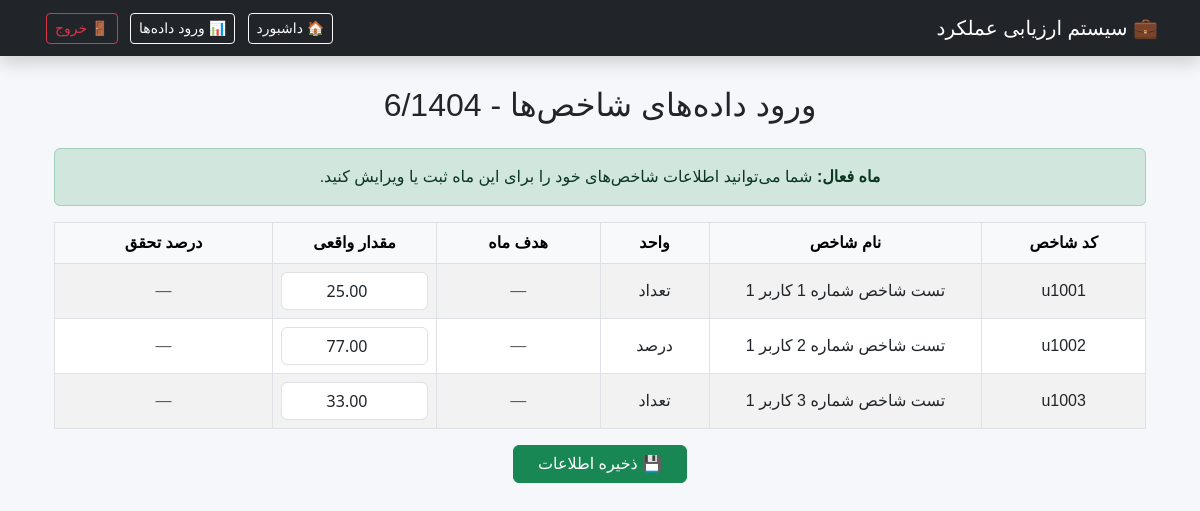
Screenshot of /indicators/monthly-data/ (signed in) with the database file from the repository.
### indicators/models.py (models this page shows, shortened)
class Indicator(models.Model):
    PERIOD_CHOICES = [
        ('monthly', 'ماهانه'),
        ('quarterly', 'سه ماهه'),
        ('semiannual', 'شش ماهه'),
        ('annual', 'سالانه'),
    ]
    UNIT_CHOICES = [
        ('day', 'روز'),
        ('percent', 'درصد'),
        ('count', 'تعداد'),
        ('million_rial', 'میلیون ریال'),
        ('billion_rial', 'میلیارد ریال'),
        ('toman', 'تومان'),
        ('other', 'سایر'),
    ]
    code = models.CharField(max_length=50, unique=True, verbose_name="کد شاخص")
    name = models.CharField(max_length=255, verbose_name="نام شاخص")
    evaluation_period = models.CharField(max_length=20, choices=PERIOD_CHOICES, verbose_name="دوره ارزیابی")
    unit = models.CharField(max_length=50, choices=UNIT_CHOICES, verbose_name="واحد سنجش")
    owner = models.ForeignKey(User, on_delete=models.CASCADE, related_name="indicators", verbose_name="مالک شاخص")
    created_at = models.DateTimeField(auto_now_add=True)
    class Meta:
        verbose_name = "شاخص"
        verbose_name_plural = "شاخص‌ها"
        ordering = ['code']

### indicators/views.py (the view, shortened to what this page needs)
# urls.py: path('monthly-data/', views.monthly_data_entry, name='monthly_data'),
@login_required
def monthly_data_entry(request):
    active_month = ActiveMonth.objects.filter(is_active=True).first()
    editable = False
    if active_month:
        current_year = active_month.year
        current_month = active_month.month
        editable = True
    else:
        today_jalali = jdatetime.date.today()
        current_year = today_jalali.year
        current_month = today_jalali.month
    indicators = Indicator.objects.filter(owner=request.user)
    month_field_map = {
        1: "jan_target", 2: "feb_target", 3: "mar_target",
        4: "apr_target", 5: "may_target", 6: "jun_target",
        7: "jul_target", 8: "aug_target", 9: "sep_target",
        10: "oct_target", 11: "nov_target", 12: "dec_target",
    }
    form_data = []
    for indicator in indicators:
        obj, created = IndicatorData.objects.get_or_create(
            indicator=indicator,
            month=current_month,
            year=current_year,
            defaults={'value': None}
        )
        form = IndicatorDataForm(
            request.POST or None if editable else None,
            instance=obj,
            prefix=str(indicator.id)
        )
        target = IndicatorTarget.objects.filter(indicator=indicator, year=current_year).first()
        month_target = None
        if target:
            month_field = month_field_map.get(current_month)
            if month_field:
                month_target = getattr(target, month_field, None)
        percent = None
        if obj.value and month_target:
            try:
                percent = round((obj.value / month_target) * 100, 2)
            except ZeroDivisionError:
                percent = None
        form_data.append({
            'indicator': indicator,
            'form': form,
            'target': month_target,
            'percent': percent,
        })
    return render(request, 'indicators/monthly_data_entry.html', {
        'form_data': form_data,
        'month': current_month,
        'year': current_year,
        'editable': editable,
    })

### templates/indicators/monthly_data_entry.html (shortened to what this page needs)
{% extends "base.html" %}
{% load static %}
{% block content %}
<div class="container mt-4">
    <h2 class="mb-4 text-center">ورود داده‌های شاخص‌ها - {{ month }}/{{ year }}</h2>
    {% if editable %}
        <div class="alert alert-success text-center">
            <strong>ماه فعال:</strong> شما می‌توانید اطلاعات شاخص‌های خود را برای این ماه ثبت یا ویرایش کنید.
        </div>
    {% else %}
        <div class="alert alert-warning text-center">
            <strong>توجه:</strong> در حال حاضر هیچ ماه فعالی برای ورود اطلاعات وجود ندارد.
            داده‌ها فقط قابل مشاهده هستند.
        </div>
    {% endif %}
    {% if form_data %}
    <form method="post">
        <table class="table table-striped table-bordered align-middle text-center">
            <thead class="table-light">
                <tr>
                    <th style="width: 15%;">کد شاخص</th>
                    <th style="width: 25%;">نام شاخص</th>
                    <th style="width: 10%;">واحد</th>
                    <th style="width: 15%;">هدف ماه</th>
                    <th style="width: 15%;">مقدار واقعی</th>
                    <th style="width: 20%;">درصد تحقق</th>
                </tr>
            </thead>
            <tbody>
                {% for item in form_data %}
                    <tr>
                        <td>{{ item.indicator.code }}</td>
                        <td>{{ item.indicator.name }}</td>
                        <td>{{ item.indicator.get_unit_display }}</td>
                        <td>
                            {% if item.target %}
                                {{ item.target }}
                            {% else %}
                                <span class="text-muted">—</span>
                            {% endif %}
                        </td>
                        <td>
                            {% if editable %}
                                {{ item.form.value }}
                            {% else %}
                                <input type="text" value="{{ item.form.instance.value|default_if_none:'' }}" class="form-control text-center" disabled>
                            {% endif %}
                        </td>
                        <td>
                            {% if item.percent %}
                                {{ item.percent }}٪
                            {% else %}
                                <span class="text-muted">—</span>
                            {% endif %}
                        </td>
                    </tr>
                {% empty %}
                    <tr>
                        <td colspan="6" class="text-muted">هیچ شاخصی برای شما ثبت نشده است.</td>
                    </tr>
                {% endfor %}
            </tbody>
        </table>
        {% if editable %}
            <div class="text-center mt-3">
                <button type="submit" class="btn btn-success px-4">💾 ذخیره اطلاعات</button>
            </div>
        {% endif %}
    </form>
    {% else %}
    <div class="alert alert-info text-center">
        <h5>هیچ شاخصی برای نمایش وجود ندارد</h5>
        <p>لطفاً با مدیر سیستم تماس بگیرید تا شاخص‌های مربوط به شما را تعریف کند.</p>
    </div>
    {% endif %}
</div>
{% endblock %}

### templates/base.html (shortened to what this page needs)
<!DOCTYPE html>
<html lang="fa" dir="rtl">
<head>
    <link href="https://cdn.jsdelivr.net/npm/bootstrap@5.3.0/dist/css/bootstrap.rtl.min.css" rel="stylesheet">
</head>
<body>
    <nav class="navbar navbar-expand-lg navbar-dark bg-dark shadow">
        <div class="container">
            <a class="navbar-brand" href="/">💼 سیستم ارزیابی عملکرد</a>
            <div>
                <a href="{% url 'indicators:dashboard' %}" class="btn btn-outline-light btn-sm mx-1">🏠 داشبورد</a>
                <a href="{% url 'indicators:monthly_data' %}" class="btn btn-outline-light btn-sm mx-1">📊 ورود داده‌ها</a>
                <a href="/users/logout/" class="btn btn-outline-danger btn-sm mx-1">🚪 خروج</a>
            </div>
        </div>
    </nav>
    <div class="container">
        {% block content %}{% endblock %}
    </div>
</body>
</html>

### templates/base.html (style rules this page uses)
body { background-color: #f5f7fa; font-family: 'Vazirmatn', sans-serif; }
.navbar { margin-bottom: 30px; }

### templates/indicators/monthly_data_entry.html (style rules this page uses)
.form-control { text-align: center !important; direction: ltr !important; font-family: 'Segoe UI', Tahoma, Geneva, Verdana, sans-serif; }

### rows the page displays
Indicator: indicator.code "u1001", indicator.name "تست شاخص شماره 1 کاربر 1", indicator.unit "تعداد", form.value "25.00"
Indicator: indicator.code "u1002", indicator.name "تست شاخص شماره 2 کاربر 1", indicator.unit "درصد", form.value "77.00"
Indicator: indicator.code "u1003", indicator.name "تست شاخص شماره 3 کاربر 1", indicator.unit "تعداد", form.value "33.00"

### other values shown
{{ month }} "6"
{{ year }} "1404"
